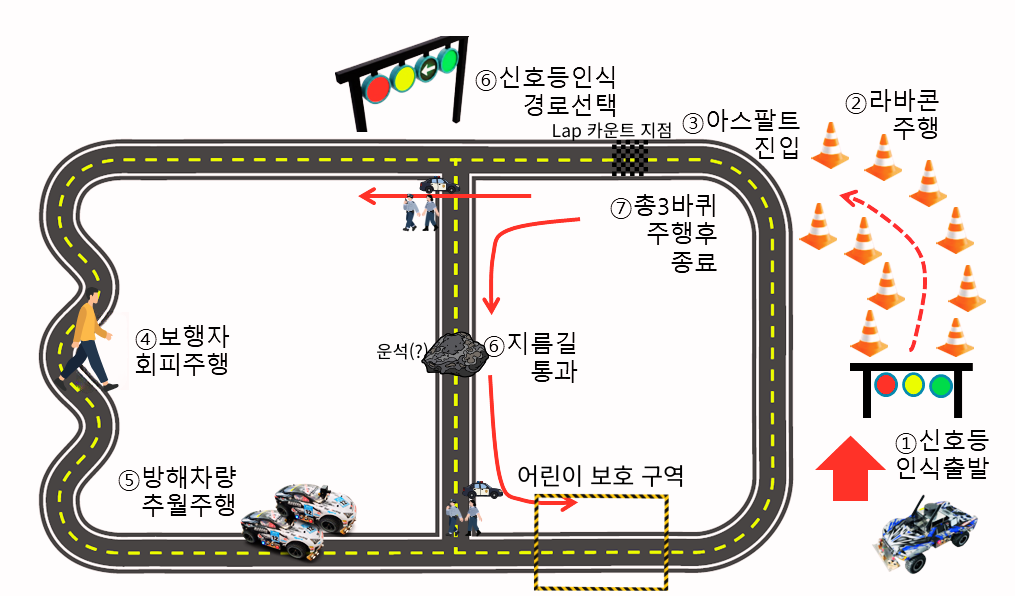
#> input picture 트랙.png, 1015 x 596 px
$ python -i traffic_light_base.py   (imports and definitions only)
#> lines starting #> are read from the running program, lines starting #| are printed output that depends on the picture; after the words box and inside, x2 and y2 are one past the last pixel; in counts of white or black regions, pixels touching at a corner belong together
#!/usr/bin/env python3
# -*- coding: utf-8 -*-
# =============================================================================
# traffic_light_base.py  (Team ERICAR perception - 신호등 공통 엔진)
#
# 시작등/트랙등이 공유하는 영상처리 엔진. 직접 쓰지 않고 상속해서 쓴다.
#   - traffic_light_start.py : 시작 신호등(3구)
#   - traffic_light_track.py : 트랙 위 신호등(4구, 좌회전 포함)
#
# 약속된 enum (Perception.msg): 0 없음 / 1 빨강 / 2 주황 / 3 초록(직진) / 4 좌회전
#
# 전략: 회색·어두운·가로로 긴 '하우징'을 먼저 찾고, 그 안에서만 램프를 본다.
#       (나무는 채도가 높아 회색 마스크에 안 들어옴 → 나무 오검출이 사라짐)
#
# 자식 클래스가 해야 할 일:
#   - DEFAULT_PARAMS : 파라미터 딕셔너리 (크기/임계값 등)
#   - NAME           : 로그/디버그 폴더 이름 ('start'/'track')
#   - _classify(lamps): 검출된 램프들로 최종 신호색 결정
# =============================================================================

import os
import time
from collections import deque, Counter

import cv2
import numpy as np

from ericar_msgs.msg import Perception


# 램프 색 HSV 범위 (공통 — 같은 시뮬레이터 색)
HSV_RED1_LO = (0,   110, 110);  HSV_RED1_HI = (10,  255, 255)
HSV_RED2_LO = (168, 110, 110);  HSV_RED2_HI = (179, 255, 255)
HSV_YEL_LO  = (10,  80,  110);  HSV_YEL_HI  = (35,  255, 255)   # 오렌지~노랑
HSV_GRN_LO  = (40,  70,  120);  HSV_GRN_HI  = (95,  255, 255)

TL_HISTORY_LEN = 7

_NAME = {0: 'NONE', 1: 'RED', 2: 'YELLOW', 3: 'GREEN', 4: 'LEFT'}
_DBG_BGR = {1: (0, 0, 255), 2: (0, 255, 255), 3: (0, 255, 0)}

# 공통 기본 파라미터 (자식이 일부만 덮어씀). 면적류는 '하한'이라 크게 보여도 통과.
BASE_PARAMS = dict(
    roi_top=0.00, roi_bottom=0.65,
    housing_max_v=135, housing_max_s=85,     # 회색 하우징 (어둡고 무채색)
    close_k=15, open_k=9,                     # 램프 구멍 메움 / 얇은 기둥 제거
    housing_min_area=1200,                    # 하우징 최소 면적(하한). 가까우면 더 큼 → OK
    aspect_lo=1.6, aspect_hi=6.0,             # 가로로 긴 사각형
    min_extent=0.30,                          # 채움비율(켜진 램프 구멍 고려해 낮게)
    max_cy=0.60,                              # 하우징은 화면 위쪽
    above_max_green=0.25,                     # 위가 나무면 지상 오검출
    lamp_min_area=20,                         # 램프 최소 면적(하한)
    lamp_pad=3,                               # 램프 탐색 시 하우징 밖 여백(작을수록 나무 배제)
)


class TrafficLightBase:
    NAME = 'base'
    DEFAULT_PARAMS = BASE_PARAMS

    def __init__(self, debug=False, logger=None, overrides=None):
        self.debug = debug
        self.logger = logger
        self.hist = deque(maxlen=TL_HISTORY_LEN)
        self._last_debug = 0.0
        self._last_log = 0.0
        p = dict(self.DEFAULT_PARAMS)
        if overrides:
            p.update(overrides)
        self.p = p
        if self.logger:
            self.logger.info(f'{self.__class__.__name__} loaded (v5)')

    # -------------------------------------------------------------------------
    # public: 노드는 detect(image)만 호출
    # -------------------------------------------------------------------------
    def detect(self, image):
        lamps = self._analyze(image)
        color = self._classify(lamps)          # 자식이 구현
        self.hist.append(color)
        return Counter(self.hist).most_common(1)[0][0]

    # 자식 클래스가 반드시 구현: 검출된 램프들 → 최종 신호색
    def _classify(self, lamps):
        raise NotImplementedError

    # -------------------------------------------------------------------------
    # 공통 영상처리
    # -------------------------------------------------------------------------
    # 반환: lamps = {color: (area, pos, bbox)}  하우징 안 색별 최대 블롭
    def _analyze(self, image):
        if image is None:
            if self.logger and time.time() - self._last_log > 1.0:
                self._last_log = time.time()
                self.logger.warn(f'[TL:{self.NAME}] 카메라 영상 없음 (image=None)')
            return {}

        p = self.p
        h, w = image.shape[:2]
        roi = image[int(h * p['roi_top']):int(h * p['roi_bottom']), :]
        hsv = cv2.cvtColor(roi, cv2.COLOR_BGR2HSV)

        housing, gray_mask = self._find_housing(hsv)
        if housing is None:
            if self.debug:
                self._save_debug(roi, gray_mask, None, {})
            self._log(None, {})
            return {}

        lamps = self._lit_color_in_housing(hsv, housing)
        if self.debug:
            self._save_debug(roi, gray_mask, housing, lamps)
        self._log(housing, lamps)
        return lamps

    def _find_housing(self, hsv):
        p = self.p
        s = hsv[:, :, 1]
        v = hsv[:, :, 2]
        gray = ((s < p['housing_max_s']) & (v < p['housing_max_v'])).astype(np.uint8) * 255
        gray = cv2.morphologyEx(gray, cv2.MORPH_CLOSE,
                                np.ones((p['close_k'], p['close_k']), np.uint8))
        gray = cv2.morphologyEx(gray, cv2.MORPH_OPEN,
                                np.ones((p['open_k'], p['open_k']), np.uint8))

        H = hsv.shape[0]
        contours, _ = cv2.findContours(gray, cv2.RETR_EXTERNAL, cv2.CHAIN_APPROX_SIMPLE)
        best = None
        best_area = 0
        for c in contours:
            x, y, w, h = cv2.boundingRect(c)
            box_area = w * h
            if box_area < p['housing_min_area']:
                continue
            aspect = w / float(h)
            if not (p['aspect_lo'] <= aspect <= p['aspect_hi']):
                continue
            if cv2.contourArea(c) / float(box_area) < p['min_extent']:
                continue
            if (y + h / 2.0) / H > p['max_cy']:
                continue
            above = hsv[max(0, y - h):y, x:x + w]
            if above.size:
                g = cv2.inRange(above, HSV_GRN_LO, HSV_GRN_HI)
                if float((g > 0).mean()) > p['above_max_green']:
                    continue
            if box_area > best_area:
                best_area = box_area
                best = (x, y, w, h)
        return best, gray

    def _lit_color_in_housing(self, hsv, housing):
        p = self.p
        x, y, w, h = housing
        pad = p['lamp_pad']      # 하우징 밖으로 거의 안 나가게(나무 조각 배제)
        H, W = hsv.shape[:2]
        x0, y0 = max(0, x - pad), max(0, y - pad)
        x1, y1 = min(W, x + w + pad), min(H, y + h + pad)
        sub = hsv[y0:y1, x0:x1]

        masks = {
            Perception.SIGNAL_RED: cv2.bitwise_or(
                cv2.inRange(sub, HSV_RED1_LO, HSV_RED1_HI),
                cv2.inRange(sub, HSV_RED2_LO, HSV_RED2_HI)),
            Perception.SIGNAL_YELLOW: cv2.inRange(sub, HSV_YEL_LO, HSV_YEL_HI),
            Perception.SIGNAL_GREEN: cv2.inRange(sub, HSV_GRN_LO, HSV_GRN_HI),
        }
        lamps = {}
        for color, m in masks.items():
            contours, _ = cv2.findContours(m, cv2.RETR_EXTERNAL, cv2.CHAIN_APPROX_SIMPLE)
            best_a = 0
            best_bbox = None
            for c in contours:
                a = cv2.contourArea(c)
                if a < p['lamp_min_area']:
                    continue
                if a > best_a:
                    bx, by, bw, bh = cv2.boundingRect(c)
                    best_a = a
                    best_bbox = (x0 + bx, y0 + by, bw, bh)
            if best_bbox is not None:
                lamp_cx = best_bbox[0] + best_bbox[2] / 2.0
                pos = (lamp_cx - x) / float(w) if w > 0 else -1.0
                lamps[color] = (best_a, pos, best_bbox)
        return lamps

    # -------------------------------------------------------------------------
    # 디버그 / 로그
    # -------------------------------------------------------------------------
    def _log(self, housing, lamps):
        if not self.logger:
            return
        now = time.time()
        if now - self._last_log < 1.0:
            return
        self._last_log = now
        if housing is None:
            self.logger.info(f'[TL:{self.NAME}] 하우징 미검출')
            return
        x, y, w, h = housing
        parts = [f'{_NAME[c]}@{pp:.2f}' for c, (a, pp, b) in
                 sorted(lamps.items(), key=lambda kv: kv[1][1])]
        self.logger.info(f'[TL:{self.NAME}] housing=({w}x{h}) lamps=[{" ".join(parts)}]')

    def _save_debug(self, roi, gray_mask, housing, lamps):
        now = time.time()
        if now - self._last_debug < 0.5:
            return
        self._last_debug = now
        d = f'/tmp/tl_debug/{self.NAME}'
        try:
            os.makedirs(d, exist_ok=True)
            vis = roi.copy()
            if housing is not None:
                x, y, w, h = housing
                cv2.rectangle(vis, (x, y), (x + w, y + h), (255, 0, 255), 2)
            for color, (a, pos, bb) in lamps.items():
                bx, by, bw, bh = bb
                bgr = _DBG_BGR.get(color, (255, 255, 255))
                cv2.rectangle(vis, (bx, by), (bx + bw, by + bh), bgr, 2)
                cv2.putText(vis, f'{_NAME[color]} {pos:.2f}', (bx, max(12, by - 4)),
                            cv2.FONT_HERSHEY_SIMPLEX, 0.5, bgr, 2)
            ts = int(now * 2)
            cv2.imwrite(f'{d}/roi_{ts}.png', vis)
            cv2.imwrite(f'{d}/mask_gray_{ts}.png', gray_mask)
        except Exception as e:
            if self.logger:
                self.logger.warn(f'tl debug save failed: {e}')

>>> import cv2
>>> picture = cv2.imread('../../../../트랙.png')
#> picture is the input picture: shape (596, 1015, 3); mean B, G, R 211, 214.2, 219.2
>>> result = TrafficLightBase().detect(picture)
#> in _analyze, `roi = image[int(h * p['roi_top']):int(h * p['roi_bottom']), :]`:
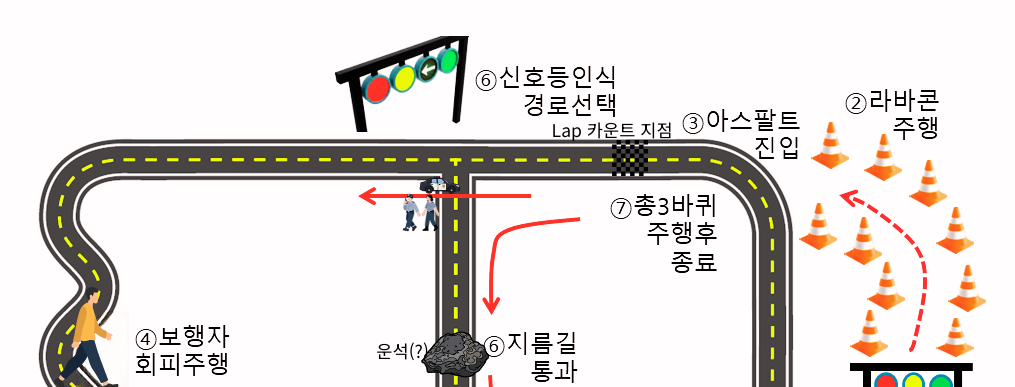
#> roi: shape (387, 1015, 3); mean B, G, R 216.3, 219.5, 224.4
#> in _analyze, `hsv = cv2.cvtColor(roi, cv2.COLOR_BGR2HSV)`: hsv: shape (387, 1015, 3); mean H, S, V 4.2, 12.7, 225.3
#> in _find_housing, `s = hsv[:, :, 1]`:
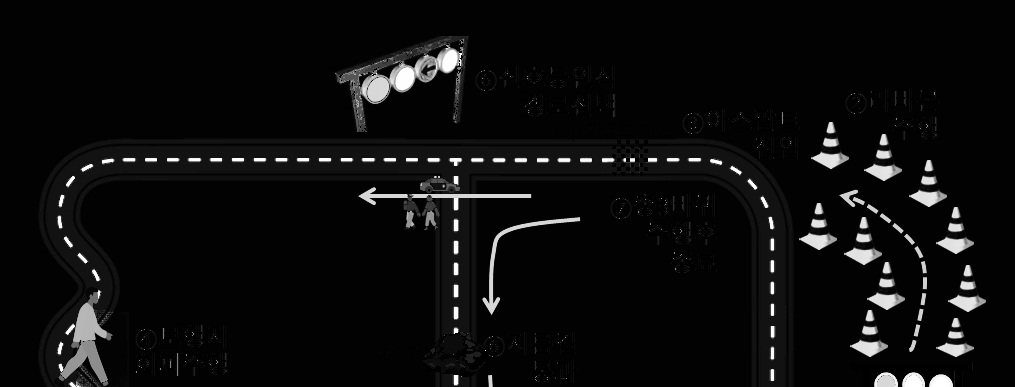
#> s: shape (387, 1015); min 0, max 255, mean 12.7
#> in _find_housing, `v = hsv[:, :, 2]`:
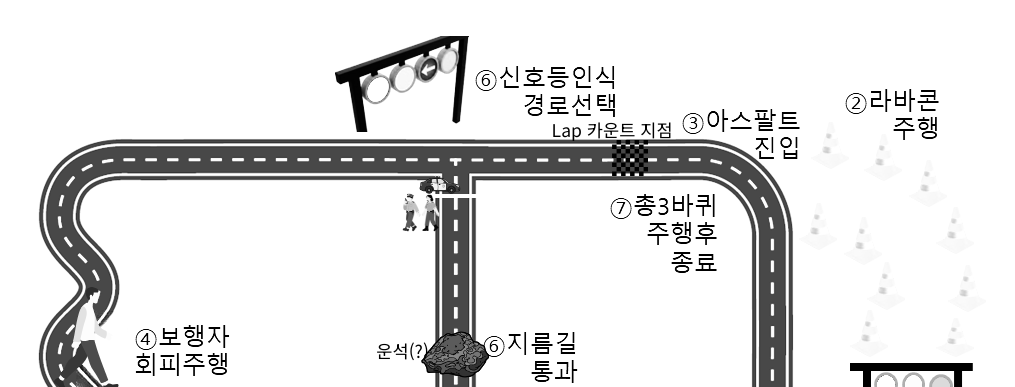
#> v: shape (387, 1015); min 0, max 255, mean 225.3
#> in _find_housing, `gray = ((s < p['housing_max_s']) & (v < p['housing_max_v'])).astype(np..`:
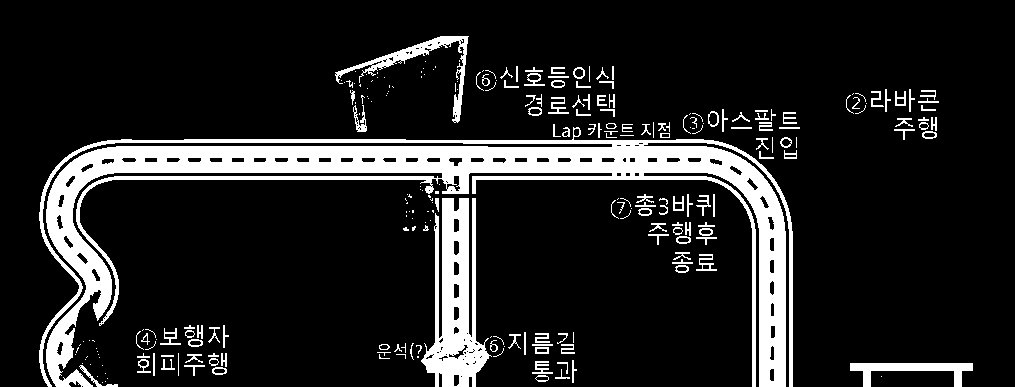
#> gray: shape (387, 1015); 13.6% white; 254 white regions (118 under 20 px), largest, box (x1, y1, x2, y2) and area: (39, 127, 793, 387) 36541, (421, 198, 492, 387) 6724, (335, 36, 469, 123) 1635
#> in _find_housing, `gray = cv2.morphologyEx(gray, cv2.MORPH_CLOSE, np.ones((p['close_k'], ..`:
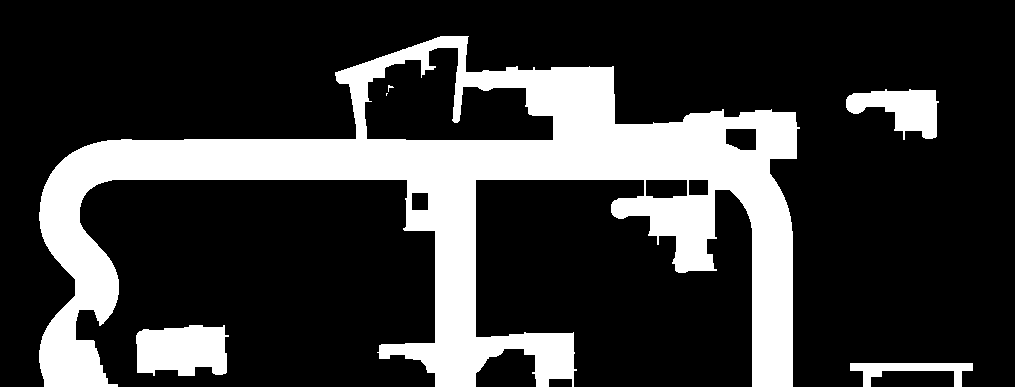
#> gray: shape (387, 1015); 22.5% white; 6 white regions (2 under 20 px), largest, box (x1, y1, x2, y2) and area: (39, 36, 800, 387) 80290, (136, 325, 229, 376) 3941, (846, 89, 939, 140) 2704, (850, 363, 973, 387) 1306
#> in _find_housing, `gray = cv2.morphologyEx(gray, cv2.MORPH_OPEN, np.ones((p['open_k'], p[..`:
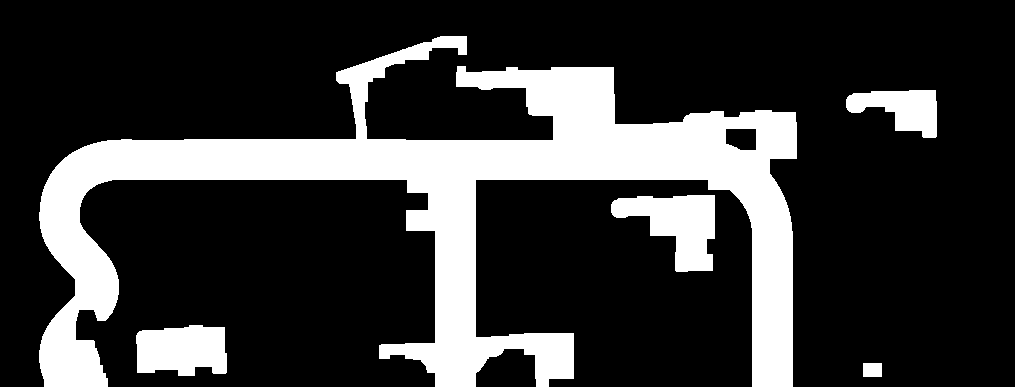
#> gray: shape (387, 1015); 21.9% white; 5 white regions
#> in _find_housing, `contours, _ = cv2.findContours(gray, cv2.RETR_EXTERNAL, cv2.CHAIN_APPR..`: contours = 5 contours; box (x1, y1, x2, y2) and area: (39, 36, 797, 387) 73364, (611, 195, 715, 272) 4378, (136, 325, 227, 376) 3766, (846, 90, 937, 138) 2527, (863, 363, 882, 377) 234
#> the loop in _find_housing, `for c in contours:` made 5 passes
#> (x, y, w, h, box_area, aspect, best_area) on pass 4: (846, 90, 91, 48, 4368, 1.9, 4368)
#> (x, y, w, h, box_area, aspect) on passes 2, 3, 5: (136, 325, 91, 51, 4641, 1.78), (611, 195, 104, 77, 8008, 1.35), (39, 36, 758, 351, 266058, 2.16)
#> after the loop in _find_housing, `for c in contours:`: above: shape (48, 91, 3); mean H, S, V 0, 2, 254.8
#> after the loop in _find_housing, `for c in contours:`: best_area = 4368
#> in _analyze, `housing, gray_mask = self._find_housing(hsv)`: housing = (846, 90, 91, 48)
#> in _lit_color_in_housing, `x, y, w, h = housing`: x = 846; y = 90; w = 91; h = 48
#> in _lit_color_in_housing, `x0, y0 = max(0, x - pad), max(0, y - pad)`: x0 = 843; y0 = 87
#> in _lit_color_in_housing, `x1, y1 = min(W, x + w + pad), min(H, y + h + pad)`: x1 = 940; y1 = 141
#> in _lit_color_in_housing, `sub = hsv[y0:y1, x0:x1]`: sub: shape (54, 97, 3); mean H, S, V 0.4, 5.7, 216.2
#> the loop in _lit_color_in_housing, `for color, m in masks.items():` made 3 passes
#> (lamp_cx, pos) on pass 2: (884, 0.418)
#> contours on pass 1: [[[39, 52], [39, 53]]]
#> after the loop in _lit_color_in_housing, `for color, m in masks.items():`: bh = 7; bw = 8; bx = 37; by = 47; lamps = 1 item
#> (the run stopped early here; a loop or call above may not have finished)
